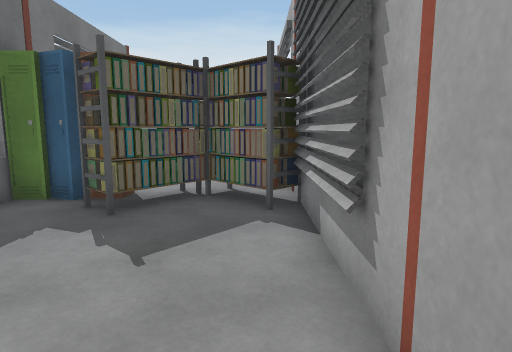
view 1 (above)

22 first-person views from a walk through a 3-D level made in the Unity game engine. The camera is 1.3 m above the floor, tilts 8° down and sees 75° across. Doors are open. The floor is counted in squares, 1 m on a side. Each view is taken from the middle of a square. On the plan, view 1 faces up. The plan holds only what a view shows up to about 14 squares ahead; the rest is blank. The place goes on beyond the plan. The player character is not drawn. Some animated figures are not drawn.

view 2
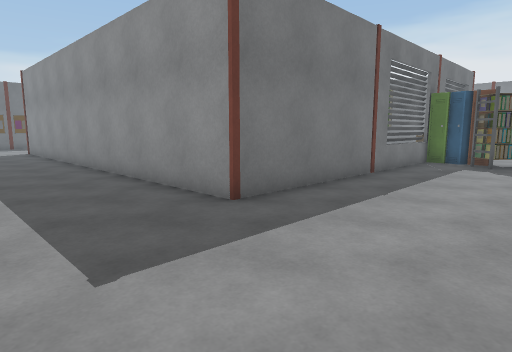

view 3
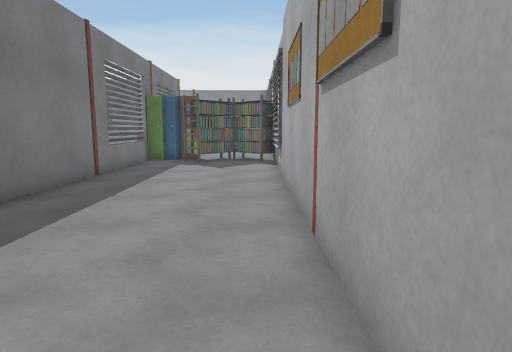

view 4
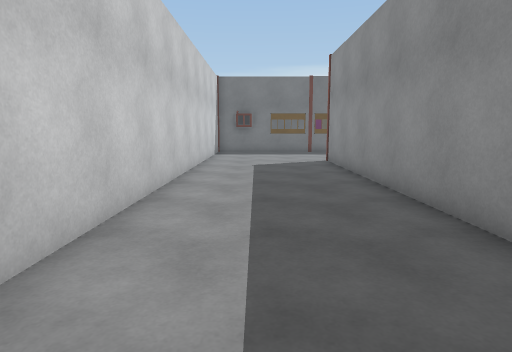

view 5
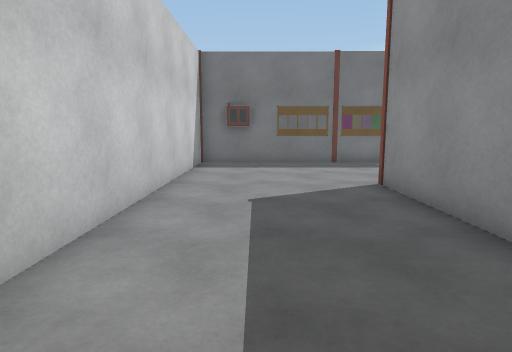

view 6
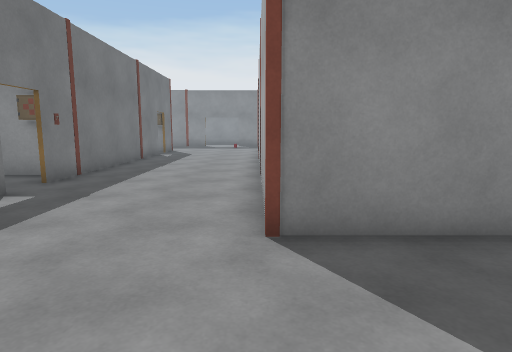

view 7
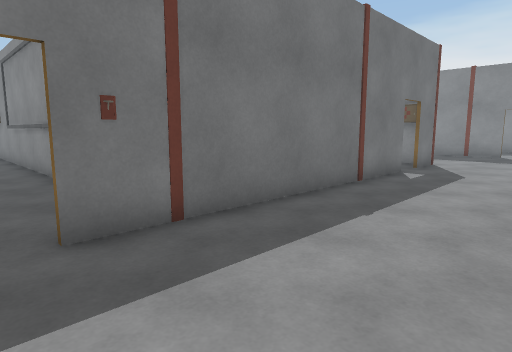

view 8
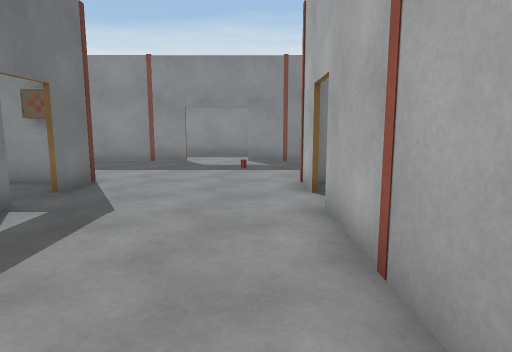

view 9
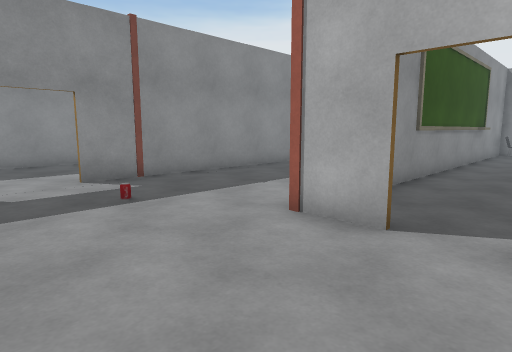

view 10
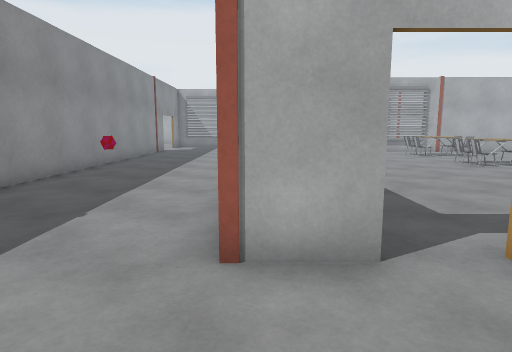

view 11
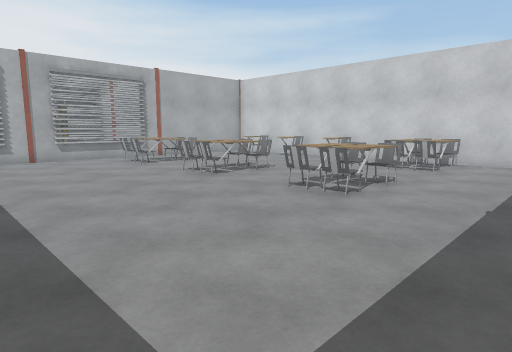

view 12
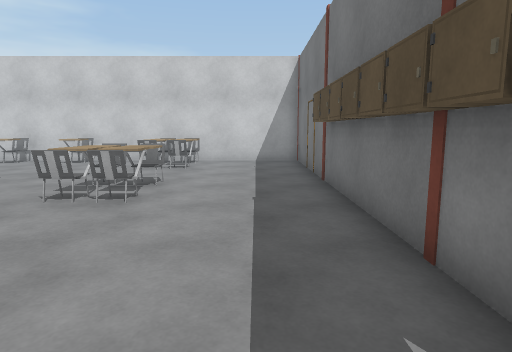

view 13
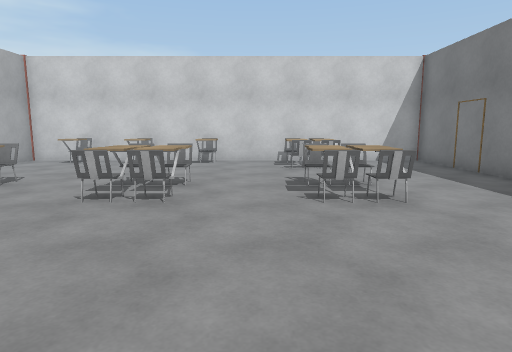

view 14
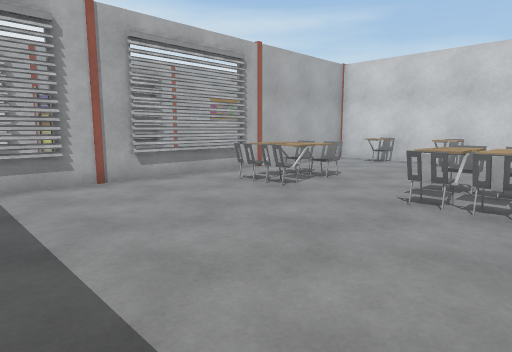

view 15
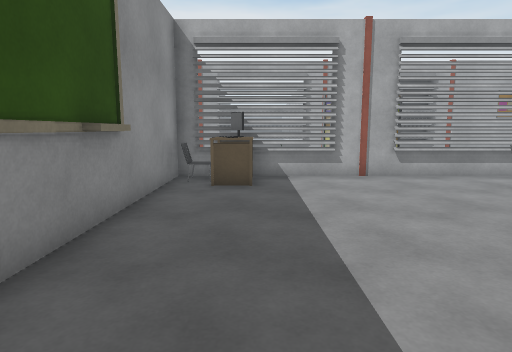

view 16
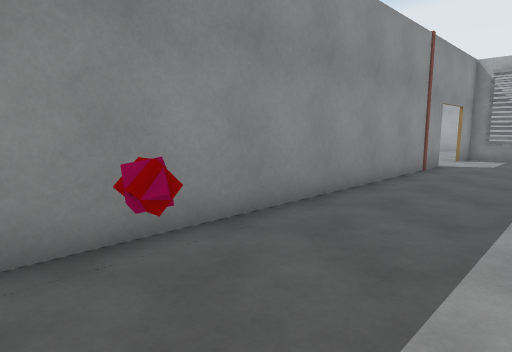

view 17
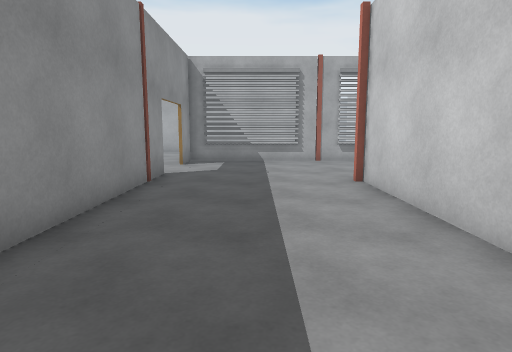

view 18
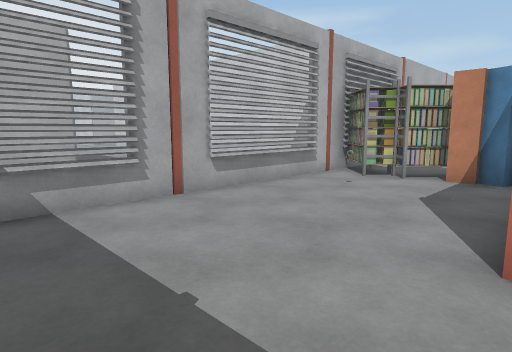

view 19
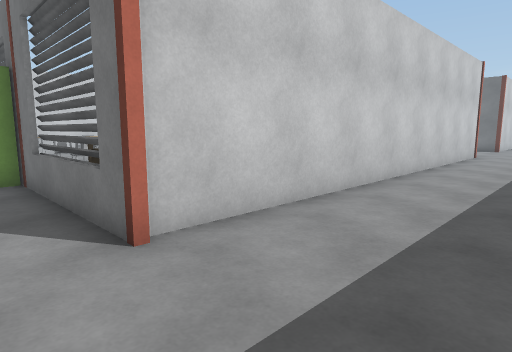

view 20
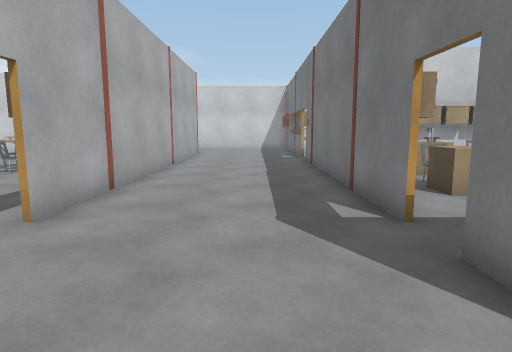

view 21
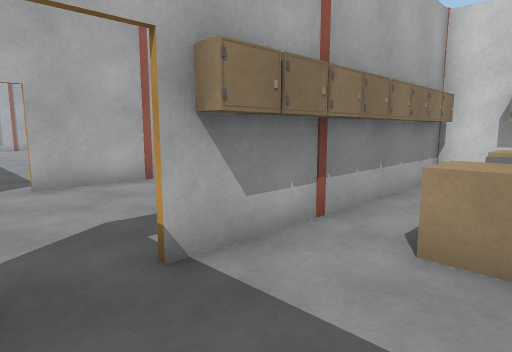

view 22
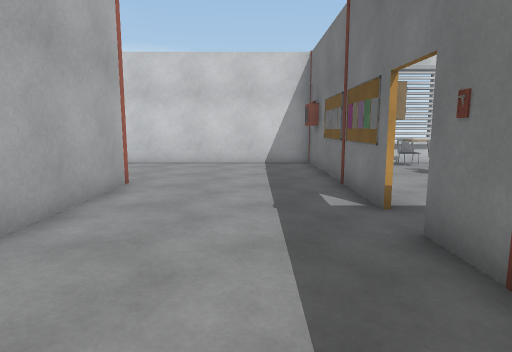

### Floor plan
Points are (right, up) in squares from view 1. A wall is a line through its corners. A room is listed if a view was taken in it or the views show most of it. See-through windows are left out.
Room 1 (views 1, 2, 3, 4, 5, 6, 7, 8, 9, 10, 11, 12, 13, 14, 15, 16, 17, 18, 19, 20, 21, 22)
walls: (-20.8, 1.6) (-20.8, -3.9) (-4.7, -3.9) (-4.7, 9.5); (-8.9, 11.9) (-10, 11.9); (-20.9, 10.8) (-20.9, 12.4); (-19.4, 12.3) (-4.6, 12.3); (-20.2, 12.2) (-21, 12.2); (-4.6, 9.6) (-4.6, -4) (-20.9, -4) (-20.9, 1.6); (-4.7, 11.4) (-4.7, 12.5); (-4.6, 12.2) (-17.4, 12.2); (-26.1, 0.6) (-26.1, -0.1); (-4.6, 12.6) (-4.6, 11.5); (-26.1, 12.4) (-26.1, 10.8); (1, 3) (1, 6.6); (-27.4, 12.2) (-28.2, 12.2); (-24.8, 17.7) (-28.8, 17.7); (-25.5, -9.2) (-9.6, -9.2); (-3.1, 17.7) (-22.4, 17.7); (0.7, -7.2) (0.7, 17.7) (-0.8, 17.7)
ways out: open door at (-26, -0.5); open door at (-26, 10); open door at (-24, 18); open door at (-21, 10); open door at (-2, 18)
objects: other object (-29, -8) to (-29, -7); other object (-29, -6) to (-29, -5); table (-29, 4) to (-28, 4); table (-29, 7) to (-28, 7); other object (-28, 2); chair (-28, 6); other object (-27, -2) to (-26, -2); other object (-27, 1); other object (-26, 1); other object (-26, 2); other object (-26, 3); other object (-26, 4); other object (-26, 5); other object (-26, 6); other object (-26, 7); other object (-26, 8); other object (-26, 9); other object (-22, 15); other object (-21, 2) to (-20, 2); other object (-21, 3) to (-20, 3); other object (-21, 4) to (-20, 4); other object (-21, 5) to (-20, 5); other object (-21, 6) to (-20, 6); other object (-21, 7) to (-20, 7); other object (-21, 8); other object (-21, 8) to (-20, 9); chair (-17, -3) to (-16, -2); chair (-17, -2) to (-16, -1); chair (-17, 2) to (-16, 3); chair (-17, 4); chair (-16, 4) to (-15, 4); chair (-15, -3); chair (-15, -2) to (-15, -1); chair (-15, 3); other object (-15, 16); chair (-12, -3) to (-12, -2); chair (-12, 2); chair (-12, 3) to (-12, 4); chair (-11, 2); chair (-11, 3) to (-11, 4); chair (-10, -2); chair (-8, 3); chair (-8, 4); chair (-7, -3) to (-7, -2); chair (-7, 2); chair (-7, 3) to (-7, 4); table (-6, 10); other object (-6, 11) to (-5, 11); chair (-6, 12); computer (-5, 10); other object (-4, 6); other object (-3, 6); other object (-3, 7); rack (-2, 5) to (-2, 7); rack (-1, 6) to (0, 7); other object (-1, 9)

Positions as (right, up) in squares from view 1, and headings:
1: (0, 0), facing up
2: (0, -8), facing up-left
3: (0, -8), facing up
4: (-7, -7), facing left
5: (-13, -7), facing left
6: (-21, -8), facing up
7: (-22, -1), facing up-left
8: (-22, 4), facing up
9: (-25, 9), facing up-right
10: (-24, 12), facing right
11: (-20, 10), facing down-right
12: (-19, 10), facing down
13: (-14, 10), facing down
14: (-13, 10), facing down-right
15: (-14, 10), facing right
16: (-16, 14), facing up-right
17: (-13, 15), facing right
18: (-5, 16), facing down-right
19: (-3, 16), facing down-left
20: (-24, 14), facing down
21: (-29, 11), facing down-right
22: (-24, 4), facing down
